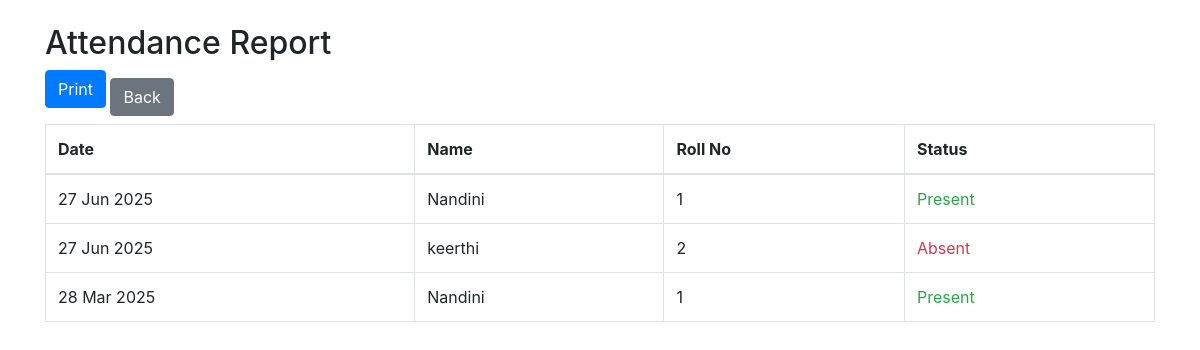
The app's page /core/report/ (signed in) with its own data.
### core/models.py (models this page shows, shortened)
class Attendance(models.Model):
    student = models.ForeignKey(Student, on_delete=models.CASCADE)
    date = models.DateField(default=timezone.now)
    status = models.CharField(max_length=10, choices=[('Present', 'Present'), ('Absent', 'Absent')])
    class Meta:
        unique_together = ('student', 'date')

class Student(models.Model):
    name = models.CharField(max_length=100)
    roll_no = models.CharField(max_length=20, unique=True)
    department = models.CharField(max_length=50)

### core/views.py (the view)
# urls.py: path('report/', views.attendance_report, name='attendance_report'),
@login_required
def attendance_report(request):
    records = Attendance.objects.select_related('student').order_by('-date')
    return render(request, 'attendance_report.html', {'records': records})

### core/templates/attendance_report.html (shortened to what this page needs)
<!DOCTYPE html>
<html>
<head>
    {% load static %}
    <link rel="stylesheet" href="{% static 'bootstrap.min.css' %}">
</head>
<body class="container mt-4">
    <h2>Attendance Report</h2>
    <button onclick="window.print()" class="btn btn-primary noprint mb-3">Print</button>
    <a href="{% url 'student_list' %}" class="btn btn-secondary noprint">Back</a>
    <table class="table table-bordered">
        <thead>
            <tr>
                <th scope="col">Date</th>
                <th scope="col">Name</th>
                <th scope="col">Roll No</th>
                <th scope="col">Status</th>
            </tr>
        </thead>
        <tbody>
            {% for record in records %}
            <tr>
                <td>{{ record.date|date:"d M Y" }}</td>
                <td>{{ record.student.name }}</td>
                <td>{{ record.student.roll_no }}</td>
                <td class="{% if record.status == 'Present' %}text-success{% elif record.status == 'Absent' %}text-danger{% endif %}">
                    {{ record.status }}
                </td>
            </tr>
            {% endfor %}
        </tbody>
    </table>
</body>
</html>

### records on screen
Attendance: date "27 Jun 2025", student.name "Nandini", student.roll_no "1", status "Present"
Attendance: date "27 Jun 2025", student.name "keerthi", student.roll_no "2", status "Absent"
Attendance: date "28 Mar 2025", student.name "Nandini", student.roll_no "1", status "Present"
